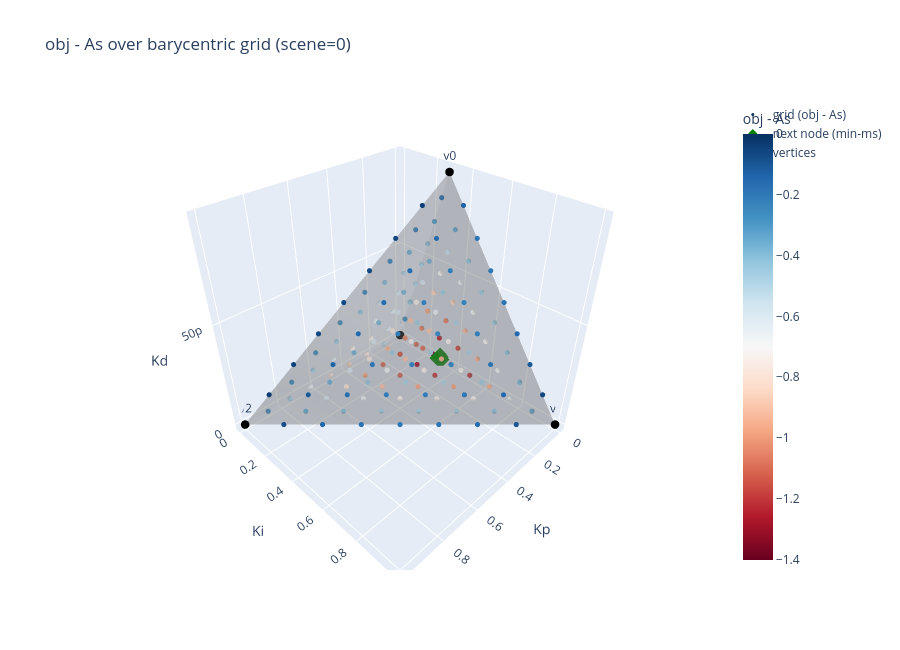

The notebook cell saved with this chart:
### Code cell
# =================== Visualize one simplex & color obj - As on a barycentric grid ===================

import numpy as np
import plotly.graph_objects as go
from scipy.spatial import Delaunay

# 配置：重心网格密度；点数约 C(n+3,3)。大了会慢（每点都要求解一次模型）
N_BARY = 8  # 建议 6~12

def _get_simplex_verts_from_LAST_DEBUG():
    """尽力从 LAST_DEBUG 还原单形的4个顶点坐标（list of 4 tuples）。"""
    if not isinstance(LAST_DEBUG, dict):
        raise RuntimeError("LAST_DEBUG 不可用。请先在主脚本中触发报错以生成 LAST_DEBUG。")

    # 1) 直接用 candidate.verts（如果存在）
    cand = LAST_DEBUG.get("candidate", {})
    if "verts" in cand and cand["verts"] is not None:
        verts = [tuple(map(float, v)) for v in cand["verts"]]
        return verts

    # 2) 在 per_tet_snapshot 里按 cand_simplex 查
    cand_simp = LAST_DEBUG.get("cand_simplex", None)
    snap = LAST_DEBUG.get("per_tet_snapshot", None)
    if cand_simp is not None and isinstance(snap, list):
        for r in snap:
            if int(r.get("simplex_index", -1)) == int(cand_simp):
                verts = r.get("verts", None)
                if verts is not None:
                    return [tuple(map(float, v)) for v in verts]

    # 3) 最后手段：用 nodes_snapshot 重建 Delaunay，再用 cand_simplex 取顶点
    nodes_snap = LAST_DEBUG.get("nodes_snapshot", None)
    if nodes_snap is not None and cand_simp is not None:
        pts = np.array(nodes_snap, float)
        tri = Delaunay(pts)
        simp_idx = int(cand_simp)
        if 0 <= simp_idx < len(tri.simplices):
            idxs = tri.simplices[simp_idx]
            return [tuple(map(float, pts[i])) for i in idxs]

    raise RuntimeError("无法从 LAST_DEBUG 提取单形顶点。请确保 per_tet_snapshot 或 nodes_snapshot 存在。")

def _barycentric_grid_points(n_steps):
    """生成所有非负整数解 (i,j,k,l) 满足 i+j+k+l = n_steps，并归一化为重心坐标。"""
    n = int(n_steps)
    lams = []
    for i in range(n+1):
        for j in range(n+1 - i):
            for k in range(n+1 - i - j):
                l = n - i - j - k
                lams.append((i/n, j/n, k/n, l/n))
    return lams

def _eval_fverts_for_scene(verts, scene_id):
    """在四个顶点上评估原函数 Q(v_j)（单场景），返回长度4的列表。"""
    return [float(evaluate_Q_at(model_list[scene_id], first_stg_vars_list[scene_id], v, solver))
            for v in verts]

def _resolve_scene_and_next_node(verts):
    """确定用于计算的场景ID，以及 next node（若缺失就现场再做一次 ms 求解）。"""
    scene_id = 0
    next_node = None

    # 优先从 LAST_DEBUG.candidate 取
    cand = LAST_DEBUG.get("candidate", {})
    if "best_scene" in cand:
        scene_id = int(cand["best_scene"])
    if "x_ms_best_scene" in cand and cand["x_ms_best_scene"] is not None:
        next_node = tuple(map(float, cand["x_ms_best_scene"]))

    # 没有 next_node 就再解一次 ms（用上面确定的 scene_id）
    if next_node is None:
        fverts_scene = _eval_fverts_for_scene(verts, scene_id)
        ms_val, lam_star, new_pt = ms_on_tetra_for_scene(
            model_list[scene_id], first_stg_vars_list[scene_id], solver, verts, fverts_scene
        )
        next_node = tuple(map(float, new_pt))
    return scene_id, next_node

def visualize_obj_minus_As_on_simplex():
    needed = ["LAST_DEBUG", "model_list", "first_stg_vars_list", "solver"]
    for name in needed:
        if name not in globals():
            raise RuntimeError(f"需要全局变量 `{name}`，但当前环境中未找到。")

    verts = _get_simplex_verts_from_LAST_DEBUG()
    if len(verts) != 4:
        raise RuntimeError(f"单形顶点数量不是 4，实际得到 {len(verts)}")
    v = np.array(verts, float)  # (4,3)

    scene_id, next_node = _resolve_scene_and_next_node(verts)
    fverts = _eval_fverts_for_scene(verts, scene_id)

    # 重心网格采样，并计算 obj - As
    lambdas = _barycentric_grid_points(N_BARY)
    X, Y, Z, VAL = [], [], [], []
    for lam in lambdas:
        lam = np.array(lam, float)
        x = lam @ v
        Qx = evaluate_Q_at(model_list[scene_id], first_stg_vars_list[scene_id], tuple(map(float, x)), solver)
        As = float(np.dot(lam, fverts))
        VAL.append(float(Qx - As))
        X.append(x[0]); Y.append(x[1]); Z.append(x[2])
    X = np.array(X); Y = np.array(Y); Z = np.array(Z); VAL = np.array(VAL)

    # 画 3D：单形 + 彩色点（obj-As）+ next node + 顶点标签
    fig = go.Figure()

    # 单形 4 个面
    I = [0, 0, 0, 1]
    J = [1, 1, 2, 2]
    K = [2, 3, 3, 3]
    fig.add_trace(go.Mesh3d(
        x=v[:,0], y=v[:,1], z=v[:,2],
        i=I, j=J, k=K,
        color="#888888", opacity=0.25, showscale=False,
        name="simplex"
    ))

    # 彩色点
    fig.add_trace(go.Scatter3d(
        x=X, y=Y, z=Z,
        mode="markers",
        marker=dict(size=3, color=VAL, colorscale="RdBu", colorbar=dict(title="obj - As")),
        name="grid (obj - As)"
    ))

    # next node
    if next_node is not None:
        fig.add_trace(go.Scatter3d(
            x=[next_node[0]], y=[next_node[1]], z=[next_node[2]],
            mode="markers",
            marker=dict(size=7, color="green", symbol="diamond"),
            name="next node (min-ms)"
        ))

    # 顶点
    fig.add_trace(go.Scatter3d(
        x=v[:,0], y=v[:,1], z=v[:,2],
        mode="markers+text",
        marker=dict(size=5, color="black"),
        text=[f"v{idx}" for idx in range(4)],
        textposition="top center",
        name="vertices"
    ))

    fig.update_layout(
        title=f"obj - As over barycentric grid (scene={scene_id})",
        scene=dict(xaxis_title="Kp", yaxis_title="Ki", zaxis_title="Kd", aspectmode="cube"),
        width=900, height=650
    )
    fig.show()

    return {
        "verts": verts,
        "scene_id": scene_id,
        "next_node": next_node,
        "grid_points": np.column_stack([X, Y, Z]),
        "obj_minus_As": VAL,
        "fverts": fverts,
        "N_bary": N_BARY,
    }

viz_payload = visualize_obj_minus_As_on_simplex()

### Figure 1 — Plotly figure (JSON) as saved in the notebook; plotly's stock layout.template omitted (floating-point values rounded to 4 significant figures; data arrays with more than 128 entries replaced by an {"elided": "..."} marker saying what was removed)
{"data": [{"color": "#888888", "i": [0, 0, 0, 1], "j": [1, 1, 2, 2], "k": [2, 3, 3, 3], "name": "simplex", "opacity": 0.25, "showscale": false, "type": "mesh3d", "x": [1.527e-09, 0.0, 1.0, 0.0], "y": [0.2978, 1.0, 0.0, 0.0], "z": [9.145e-11, 0.0, 0.0, 0.0]}, {"marker": {"color": {"elided": "165 float values"}, "colorbar": {"title": {"text": "obj - As"}}, "colorscale": [[0, "rgb(103,0,31)"], [0.1, "rgb(178,24,43)"], [0.2, "rgb(214,96,77)"], [0.3, "rgb(244,165,130)"], [0.4, "rgb(253,219,199)"], [0.5, "rgb(247,247,247)"], [0.6, "rgb(209,229,240)"], [0.7, "rgb(146,197,222)"], [0.8, "rgb(67,147,195)"], [0.9, "rgb(33,102,172)"], [1, "rgb(5,48,97)"]], "size": 3}, "mode": "markers", "name": "grid (obj - As)", "type": "scatter3d", "x": {"elided": "165 float values"}, "y": {"elided": "165 float values"}, "z": {"elided": "165 float values"}}, {"marker": {"color": "green", "size": 7, "symbol": "diamond"}, "mode": "markers", "name": "next node (min-ms)", "type": "scatter3d", "x": [1.481e-09], "y": [0.2978], "z": [1.064e-19]}, {"marker": {"color": "black", "size": 5}, "mode": "markers+text", "name": "vertices", "text": ["v0", "v1", "v2", "v3"], "textposition": "top center", "type": "scatter3d", "x": [1.527e-09, 0.0, 1.0, 0.0], "y": [0.2978, 1.0, 0.0, 0.0], "z": [9.145e-11, 0.0, 0.0, 0.0]}], "layout": {"height": 650, "scene": {"aspectmode": "cube", "xaxis": {"title": {"text": "Kp"}}, "yaxis": {"title": {"text": "Ki"}}, "zaxis": {"title": {"text": "Kd"}}}, "title": {"text": "obj - As over barycentric grid (scene=0)"}, "width": 900}}
